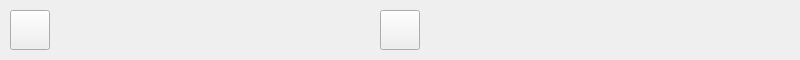
<?xml version="1.0" encoding="UTF-8"?>
<ui version="4.0">
 <class>ControlBarWidget</class>
 <widget class="QWidget" name="ControlBarWidget">
  <property name="geometry">
   <rect>
    <x>0</x>
    <y>0</y>
    <width>800</width>
    <height>60</height>
   </rect>
  </property>
  <property name="windowTitle">
   <string>Form</string>
  </property>
  <widget class="QWidget" name="widget_Background" native="true">
   <property name="geometry">
    <rect>
     <x>0</x>
     <y>0</y>
     <width>800</width>
     <height>60</height>
    </rect>
   </property>
   <property name="styleSheet">
    <string notr="true">background-image: url(:/images/backgrounds/bg_green_day.png);</string>
   </property>
   <widget class="QPushButton" name="pushButton_Home">
    <property name="geometry">
     <rect>
      <x>10</x>
      <y>10</y>
      <width>40</width>
      <height>40</height>
     </rect>
    </property>
    <property name="focusPolicy">
     <enum>Qt::NoFocus</enum>
    </property>
    <property name="styleSheet">
     <string notr="true">background-image: url(:/images/transparency.png);
border-image: url(:/images/transparency.png);</string>
    </property>
    <property name="text">
     <string/>
    </property>
    <property name="icon">
     <iconset resource="homescreen.qrc">
      <normaloff>:/icons/home_day.png</normaloff>:/icons/home_day.png</iconset>
    </property>
    <property name="iconSize">
     <size>
      <width>40</width>
      <height>40</height>
     </size>
    </property>
   </widget>
   <widget class="QPushButton" name="pushButton_Settings">
    <property name="geometry">
     <rect>
      <x>380</x>
      <y>10</y>
      <width>40</width>
      <height>40</height>
     </rect>
    </property>
    <property name="focusPolicy">
     <enum>Qt::NoFocus</enum>
    </property>
    <property name="styleSheet">
     <string notr="true">background-image: url(:/images/transparency.png);
border-image: url(:/images/transparency.png);</string>
    </property>
    <property name="text">
     <string/>
    </property>
    <property name="icon">
     <iconset resource="homescreen.qrc">
      <normaloff>:/icons/settings_day.png</normaloff>:/icons/settings_day.png</iconset>
    </property>
    <property name="iconSize">
     <size>
      <width>40</width>
      <height>40</height>
     </size>
    </property>
   </widget>
  </widget>
 </widget>
 <resources>
  <include location="homescreen.qrc"/>
 </resources>
 <connections/>
</ui>
